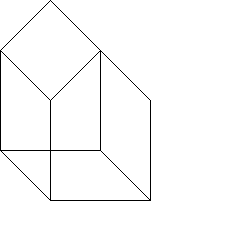

The script that saved this image:
import numpy as np
from PIL import Image, ImageDraw

# Pontos da casinha, exatamente como dados no enunciado
pontos = [
    [50, 150, 0],
    [50, 150, 100],
    [0, 100, 0],
    [0, 0, 0],
    [100, 0, 0],
    [100, 0, 100],
    [0, 0, 100],
    [100, 100, 0],
    [0, 100, 100],
    [100, 100, 100]
]

# Points if it was a image, not cartesian
'''pontos = [
    [50, 0, 0],
    [50, 0, 100],
    [0, 100, 0],
    [0, 200, 0],
    [100, 200, 0],
    [100, 200, 100],
    [0, 200, 100],
    [100, 100, 0],
    [0, 100, 100],
    [100, 100, 100]
]'''

# Flip the x axis
#pontos = [[-p[0], 150 - p[1], 100 - p[2]] for p in pontos]

# Flip the points in pontos vertically
#pontos = np.array(pontos)
#pontos[:, 1] = 150 - pontos[:, 1]

lines = [
    [0, 1],
    [0, 2],
    [0, 7],
    [1, 8],
    [1, 9],
    [2, 3],
    [2, 8],
    [3, 4],
    [3, 6],
    [4, 5],
    [4, 7],
    [5, 6],
    [5, 9],
    [6, 8],
    [7, 9]
]

# Parallel projection matrix, z = 0
'''P = np.array([
    [1, 0, 0, 0],
    [0, 1, 0, 0],
    [0, 0, 0, 0],
    [0, 0, 0, 1]
])'''

# Matriz de projeção cavaleira
P = np.array([
    [1, 0, 0, 0],
    [0, 1, 0, 0],
    [0.7, 0.7, 0, 0],
    [0, 0, 0, 1]
])

# Transformig points to homogeneous coordinates
pontos = np.array(pontos)
pontos = np.hstack((pontos, np.ones((len(pontos), 1))))
print(pontos)

# Applying projection
pontos = pontos @ P

# Normalizing points
#pontos = pontos[:, :2] / pontos[:, 2:]

# Drawing
img = Image.new('RGB', (250, 250), (255, 255, 255))
draw = ImageDraw.Draw(img)

for line in lines:
    x1, y1 = pontos[line[0], :2]
    x2, y2 = pontos[line[1], :2]
    draw.line((y1, x1, y2, x2), fill=(0, 0, 0), width=1)

img.save('t_casinha.png')